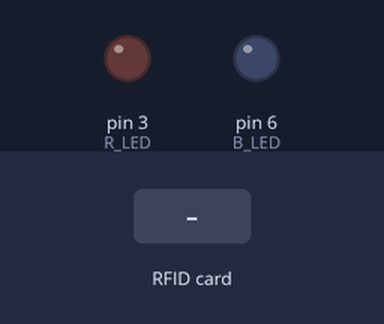
Bench run of a sketch on a simulated Arduino Uno, built with avr-gcc and run on an emulated ATmega328P. Shown: output pins drawn as LEDs (lit = HIGH). Dashed ring = blinking. Inputs (shaded band) come from the test bench. Pins used as bus, display or sensor lines are not drawn; what the sketch prints to the serial monitor is not drawn.

Above: at 1.2 s.
1.3 s: RFID card 53 D1 09 F8 held to the reader
At 1.55 s:
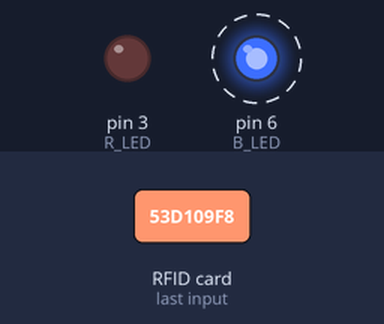
4.3 s: RFID card 5E 7A 19 C4 held to the reader
At 4.56 s:
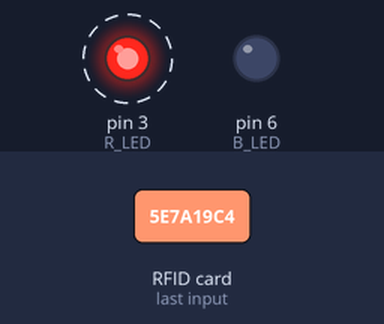
Timing chart, 0 to 7.3 s (numbered marks = the images above; inputs shaded):
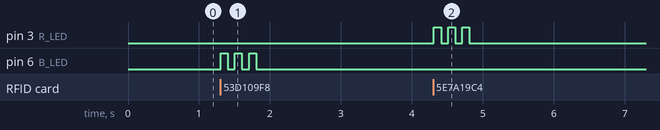

Measured:
- after the input at 1.3 s, pin 6 (B_LED): alternates HIGH for 0.10 s and LOW for 0.10 s, 6 changes in all, then stays LOW, starting at once
- after the input at 4.3 s, pin 3 (R_LED): alternates HIGH for 0.10 s and LOW for 0.10 s, 6 changes in all, then stays LOW, starting at once

The sketch:

10.03_readUID_LED.ino
```cpp
// (licence header left out)
#include <SPI.h>
#include <MFRC522.h>
#include <List.hpp>

#define RST_PIN         9          // Configurable, see typical pin layout above
#define SS_PIN          10         // Configurable, see typical pin layout above

List<MFRC522::Uid> tag_list;

const int R_LED = 3;
const int G_LED = 5;
const int B_LED = 6;

const byte MY_TAG[4] = {0x53, 0xD1, 0x09, 0xF8};

MFRC522 mfrc522(SS_PIN, RST_PIN);  // Create MFRC522 instance

void setup() {
	Serial.begin(9600);		// Initialize serial communications with the PC
	while (!Serial);		// Do nothing if no serial port is opened (added for Arduinos based on ATMEGA32U4)
	SPI.begin();			// Init SPI bus
	mfrc522.PCD_Init();		// Init MFRC522
	delay(4);				// Optional delay. Some board do need more time after init to be ready, see Readme
	mfrc522.PCD_DumpVersionToSerial();	// Show details of PCD - MFRC522 Card Reader details
	Serial.println(F("Scan PICC to see UID, SAK, type, and data blocks..."));
}

void loop() {
	// Reset the loop if no new card present on the sensor/reader. This saves the entire process when idle.
	if ( ! mfrc522.PICC_IsNewCardPresent()) {
		return;
	}

	// Select one of the cards
	if ( ! mfrc522.PICC_ReadCardSerial()) {
		return;
	}

	// Dump debug info about the card; PICC_HaltA() is automatically called
	// mfrc522.PICC_DumpToSerial(&(mfrc522.uid));

  // Read UID
  Serial.print("Read UID Tag: ");
  for (byte i = 0; i < mfrc522.uid.size; i++){
    Serial.print(mfrc522.uid.uidByte[i] < 0x10 ? " 0" : " ");
    Serial.print(mfrc522.uid.uidByte[i], HEX);
  }
  Serial.println();

  // bool registered = false;
  // for (int i = 0; i < tag_list.getSize(); i++) {
  //   if(memcmp(tag_list.get(i).uidByte, mfrc522.uid.uidByte, 4) == 0) {
  //       registered = true;
  //       for(int j = 0; j < 2; j++) {
  //         analogWrite(B_LED, 255);
  //         delay(100);
  //         analogWrite(B_LED, 0);
  //       }
  //     }
  // }

  // if (!registered) {
  //   // tag_list.addLast(mfrc522.uid);
  //   for(int j = 0; j < 2; j++) {
  //         analogWrite(R_LED, 255);
  //         delay(100);
  //         analogWrite(R_LED, 0);
  //       }
  // }


  // Check UID
  Serial.print(", Check UID Tag : ");
  if (memcmp(mfrc522.uid.uidByte, MY_TAG, 4) == 0) {
    for(int j = 0; j < 3; j++) {
          analogWrite(B_LED, 255);
          delay(100);
          analogWrite(B_LED, 0);
          delay(100);
        }
    Serial.print("Valid");
  }
  else {
    for(int j = 0; j < 3; j++) {
          analogWrite(R_LED, 255);
          delay(100);
          analogWrite(R_LED, 0);
          delay(100);
        }
    Serial.print("Invalid");
  }

  Serial.println();
  delay(1000);

  // Print Tag List
  Serial.print("Registered Tag List (");
  Serial.print(tag_list.getSize());
  Serial.print(") : ");
  Serial.println();

  for (int i = 0; i < tag_list.getSize(); i++) {
    for (byte j = 0; j < 4; j++) {
      Serial.print(tag_list.get(i).uidByte[j] < 0x10 ? " 0" : " ");
      Serial.print(tag_list.get(i).uidByte[j], HEX);
    }
    Serial.println();
  }

  delay(1000);
}
```
